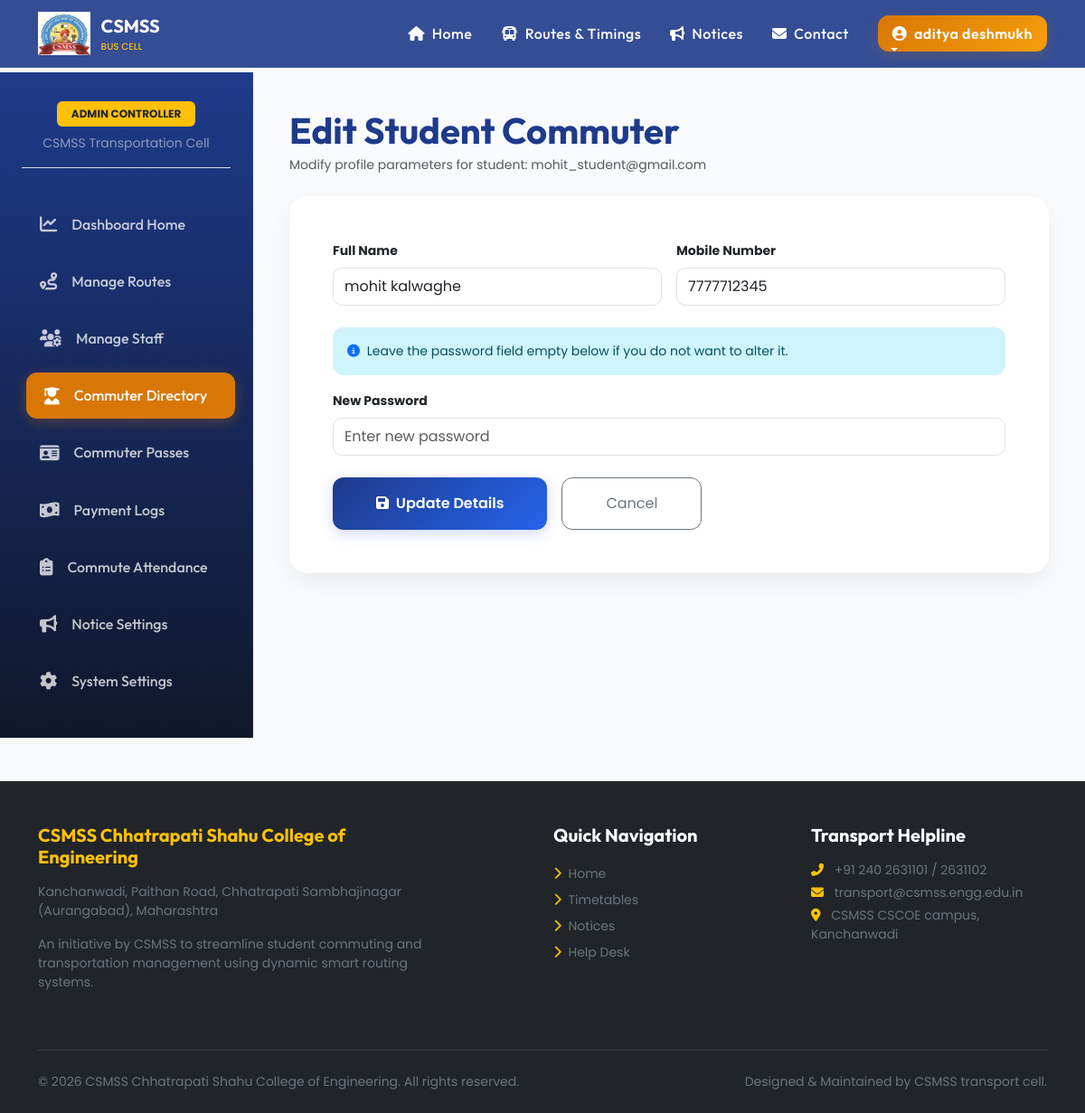
/admin/students/edit/4 (signed in), run on the app's committed database.
### models.py (models this page shows, shortened)
class User(db.Model, UserMixin):
    id = db.Column(db.Integer, primary_key=True)
    name = db.Column(db.String(100), nullable=False)
    email = db.Column(db.String(120), unique=True, nullable=False)
    password_hash = db.Column(db.String(256), nullable=False)
    role = db.Column(db.String(20), nullable=False)  # 'admin', 'staff', 'student'
    phone = db.Column(db.String(15), nullable=True)
    created_at = db.Column(db.DateTime, default=datetime.utcnow)

### app.py (the view, shortened to what this page needs)
@app.route('/admin/students/edit/<int:id>', methods=['GET', 'POST'])
@login_required
@role_required('admin')
def admin_edit_student(id):
    student = User.query.get_or_404(id)
    return render_template('admin/student_edit.html', student=student)

### app.py (called while the page is built, shortened)
@login_manager.user_loader
def load_user(user_id):
    return User.query.get(int(user_id))

def role_required(*roles):
    def decorator(f):
        @wraps(f)
        def decorated_function(*args, **kwargs):
            if not current_user.is_authenticated:
                return redirect(url_for('login'))
            return f(*args, **kwargs)
        return decorated_function
    return decorator

@app.context_processor
def inject_branding():
    return {
        'college_name': 'CSMSS Chhatrapati Shahu College of Engineering',
        'college_address': 'Kanchanwadi, Paithan Road, Chhatrapati Sambhajinagar (Aurangabad), Maharashtra',
        'current_year': datetime.now().year
    }

### templates/admin/student_edit.html (shortened to what this page needs)
{% extends "base.html" %}
{% block content %}
<div class="dashboard-container">
    <div class="sidebar-glass no-print">
        <div class="text-center mb-4 pb-3 border-bottom">
            <span class="badge bg-warning text-dark px-3 py-2 text-uppercase fw-bold">Admin Controller</span>
            <p class="small text-white-50 mt-2 mb-0">CSMSS Transportation Cell</p>
        </div>
        <a href="{{ url_for('admin_dashboard') }}" class="sidebar-link"><i class="fas fa-chart-line"></i> Dashboard Home</a>
        <a href="{{ url_for('admin_routes') }}" class="sidebar-link"><i class="fas fa-route"></i> Manage Routes</a>
        <a href="{{ url_for('admin_staff') }}" class="sidebar-link"><i class="fas fa-users-cog"></i> Manage Staff</a>
        <a href="{{ url_for('admin_students') }}" class="sidebar-link active"><i class="fas fa-user-graduate"></i> Commuter Directory</a>
        <a href="{{ url_for('admin_passes') }}" class="sidebar-link"><i class="fas fa-id-card"></i> Commuter Passes</a>
        <a href="{{ url_for('admin_payments') }}" class="sidebar-link"><i class="fas fa-money-bill-wave"></i> Payment Logs</a>
        <a href="{{ url_for('admin_attendance') }}" class="sidebar-link"><i class="fas fa-clipboard-list"></i> Commute Attendance</a>
        <a href="{{ url_for('admin_notices') }}" class="sidebar-link"><i class="fas fa-bullhorn"></i> Notice Settings</a>
        <a href="{{ url_for('admin_settings') }}" class="sidebar-link"><i class="fas fa-cog"></i> System Settings</a>
    </div>
    <div class="dashboard-content">
        <div class="mb-4">
            <h1 class="fw-bold mb-1" style="font-family:'Outfit';">Edit Student Commuter</h1>
            <p class="text-muted small">Modify profile parameters for student: {{ student.email }}</p>
        </div>
        <div class="card card-premium p-5 border-0">
            <form action="{{ url_for('admin_edit_student', id=student.id) }}" method="POST">
                <div class="row g-3 mb-4">
                    <div class="col-md-6">
                        <label class="form-label small fw-bold">Full Name</label>
                        <input type="text" class="form-control py-2" name="name" value="{{ student.name }}" required style="border-radius:10px;">
                    </div>
                    <div class="col-md-6">
                        <label class="form-label small fw-bold">Mobile Number</label>
                        <input type="tel" class="form-control py-2" name="phone" value="{{ student.phone or '' }}" placeholder="Enter phone" style="border-radius:10px;">
                    </div>
                </div>
                <div class="alert alert-info border-0 p-3 small" style="border-radius: 12px;">
                    <i class="fas fa-info-circle me-1 text-primary"></i> Leave the password field empty below if you do not want to alter it.
                </div>
                <div class="row g-3 mb-4">
                    <div class="col-md-12">
                        <label class="form-label small fw-bold">New Password</label>
                        <input type="password" class="form-control py-2" name="password" placeholder="Enter new password" style="border-radius:10px;">
                    </div>
                </div>
                <div class="d-flex gap-3">
                    <button type="submit" class="btn btn-csmss-primary py-3 px-5"><i class="fas fa-save me-1"></i> Update Details</button>
                    <a href="{{ url_for('admin_students') }}" class="btn btn-outline-secondary py-3 px-5" style="border-radius: 12px;">Cancel</a>
                </div>
            </form>
        </div>
    </div>
</div>
{% endblock %}

### templates/base.html (shortened to what this page needs)
<!DOCTYPE html>
<html lang="en">
<head>
    <link href="https://cdnjs.cloudflare.com/ajax/libs/font-awesome/6.4.0/css/all.min.css" rel="stylesheet">
    <link href="https://cdn.jsdelivr.net/npm/bootstrap@5.3.0/dist/css/bootstrap.min.css" rel="stylesheet">
    <link rel="stylesheet" href="{{ url_for('static', filename='css/style.css') }}">
</head>
<body>
    <nav class="navbar navbar-expand-lg navbar-dark navbar-glass fixed-top no-print">
        <div class="container">
            <a class="navbar-brand d-flex align-items-center" href="{{ url_for('home') }}">
                <img src="{{ url_for('static', filename='images/logo.png') }}" alt="CSMSS Logo">
                <div>
                    <span class="d-block fw-bold fs-5 text-white" style="font-family: 'Outfit';">CSMSS</span>
                    <span class="d-block text-warning" style="font-size: 0.65rem; font-weight: 500;">BUS CELL</span>
                </div>
            </a>
            <div class="collapse navbar-collapse" id="mainNavbar">
                <ul class="navbar-nav ms-auto mb-2 mb-lg-0 align-items-center">
                    <li class="nav-item">
                        <a class="nav-link text-white" href="{{ url_for('home') }}"><i class="fas fa-home me-1"></i> Home</a>
                    </li>
                    <li class="nav-item">
                        <a class="nav-link text-white" href="{{ url_for('schedules') }}"><i class="fas fa-bus me-1"></i> Routes & Timings</a>
                    </li>
                    <li class="nav-item">
                        <a class="nav-link text-white" href="{{ url_for('notices_list') }}"><i class="fas fa-bullhorn me-1"></i> Notices</a>
                    </li>
                    <li class="nav-item">
                        <a class="nav-link text-white" href="{{ url_for('contact') }}"><i class="fas fa-envelope me-1"></i> Contact</a>
                    </li>
                    {% if current_user.is_authenticated %}
                        <li class="nav-item dropdown ms-lg-3">
                            <a class="nav-link dropdown-toggle btn btn-csmss-secondary text-white px-3" href="#" id="userDropdown" role="button" data-bs-toggle="dropdown">
                                <i class="fas fa-user-circle me-1"></i> {{ current_user.name }}
                            </a>
                        </li>
                    {% endif %}
                </ul>
            </div>
        </div>
    </nav>
    <div style="margin-top: 80px;">
        {% block content %}{% endblock %}
    </div>
    <footer class="bg-dark text-light pt-5 pb-4 mt-5 no-print" style="border-top: 5px solid var(--secondary-color);">
        <div class="container">
            <div class="row">
                <div class="col-md-5 mb-4">
                    <h5 class="text-warning fw-bold mb-3">{{ college_name }}</h5>
                    <p class="text-secondary small">{{ college_address }}</p>
                    <p class="small text-secondary mt-3">An initiative by CSMSS to streamline student commuting and transportation management using dynamic smart routing systems.</p>
                </div>
                <div class="col-md-3 mb-4 ms-auto">
                    <h5 class="text-white fw-bold mb-3">Quick Navigation</h5>
                    <ul class="list-unstyled">
                        <li><a href="{{ url_for('home') }}" class="text-secondary text-decoration-none small d-block py-1 hover-link"><i class="fas fa-chevron-right me-1 text-warning"></i> Home</a></li>
                        <li><a href="{{ url_for('schedules') }}" class="text-secondary text-decoration-none small d-block py-1 hover-link"><i class="fas fa-chevron-right me-1 text-warning"></i> Timetables</a></li>
                        <li><a href="{{ url_for('notices_list') }}" class="text-secondary text-decoration-none small d-block py-1 hover-link"><i class="fas fa-chevron-right me-1 text-warning"></i> Notices</a></li>
                        <li><a href="{{ url_for('contact') }}" class="text-secondary text-decoration-none small d-block py-1 hover-link"><i class="fas fa-chevron-right me-1 text-warning"></i> Help Desk</a></li>
                    </ul>
                </div>
                <div class="col-md-3 mb-4">
                    <h5 class="text-white fw-bold mb-3">Transport Helpline</h5>
                    <p class="small text-secondary mb-1"><i class="fas fa-phone-alt text-warning me-2"></i> +91 240 2631101 / 2631102</p>
                    <p class="small text-secondary mb-1"><i class="fas fa-envelope text-warning me-2"></i> transport@csmss.engg.edu.in</p>
                    <p class="small text-secondary mb-1"><i class="fas fa-map-marker-alt text-warning me-2"></i> CSMSS CSCOE campus, Kanchanwadi</p>
                </div>
            </div>
            <hr class="border-secondary mt-4 mb-4">
            <div class="row align-items-center">
                <div class="col-md-6">
                    <p class="small text-secondary mb-0">&copy; {{ current_year }} CSMSS Chhatrapati Shahu College of Engineering. All rights reserved.</p>
                </div>
                <div class="col-md-6 text-md-end">
                    <p class="small text-secondary mb-0">Designed & Maintained by CSMSS transport cell.</p>
                </div>
            </div>
        </div>
    </footer>
</body>
</html>

### static/css/style.css (style rules this page uses)
body { font-family: 'Poppins', sans-serif; background-color: #f8fafc; color: #334155; overflow-x: hidden; scroll-behavior: smooth; }
h1, h2, h3, h4, h5, h6 { font-family: 'Outfit', sans-serif; font-weight: 700; color: #1e3a8a; }
.navbar-glass { background: rgba(30, 58, 138, 0.9); backdrop-filter: blur(10px); -webkit-backdrop-filter: blur(10px); border-bottom: 1px solid rgba(255, 255, 255, 0.1); transition: all 0.3s ease; }
.navbar-brand img { height: 48px; margin-right: 12px; }
.nav-link { font-family: 'Outfit', sans-serif; font-weight: 500; letter-spacing: 0.5px; padding: 0.5rem 1rem !important; position: relative; }
.nav-link::after { content: ''; position: absolute; width: 0; height: 2px; bottom: 0; left: 10px; background-color: #d97706; transition: width 0.3s ease; }
.dashboard-container { display: flex; min-height: 92vh; }
.sidebar-glass { width: 280px; background: linear-gradient(180deg, #1e3a8a 0%, #0f172a 100%); color: #ffffff; padding: 2rem 1.5rem; display: flex; flex-direction: column; gap: 0.75rem; border-right: 1px solid rgba(255, 255, 255, 0.05); }
.sidebar-link { display: flex; align-items: center; gap: 1rem; padding: 0.85rem 1.25rem; border-radius: 12px; color: rgba(255, 255, 255, 0.75); text-decoration: none; font-weight: 500; font-family: 'Outfit', sans-serif; transition: all 0.3s cubic-bezier(0.4, 0, 0.2, 1); }
.sidebar-link i { font-size: 1.2rem; }
.sidebar-link:hover, .sidebar-link.active { background: rgba(255, 255, 255, 0.1); color: #ffffff; transform: translateX(5px); }
.sidebar-link.active { background: #d97706; color: #ffffff; box-shadow: 0 4px 15px rgba(217, 119, 6, 0.3); }
.dashboard-content { flex: 1; padding: 2.5rem; background-color: #f8fafc; }
.card-premium { background: #ffffff; border: none; border-radius: 20px; box-shadow: 0 10px 30px -5px rgba(0, 0, 0, 0.08); transition: all 0.4s cubic-bezier(0.16, 1, 0.3, 1); overflow: hidden; }
.btn-csmss-primary { background: linear-gradient(135deg, #1e3a8a 0%, #2563eb 100%); color: #ffffff; border: none; border-radius: 12px; padding: 0.75rem 1.5rem; font-weight: 600; box-shadow: 0 4px 15px rgba(30, 58, 218, 0.2); transition: all 0.3s ease; }
.btn-csmss-secondary { background: linear-gradient(135deg, #d97706 0%, #f59e0b 100%); color: #ffffff; border: none; border-radius: 12px; padding: 0.75rem 1.5rem; font-weight: 600; box-shadow: 0 4px 15px rgba(217, 119, 6, 0.2); transition: all 0.3s ease; }

### data on the page
User: name "aditya deshmukh"
User: email "mohit_student@gmail.com", name "mohit kalwaghe", phone "7777712345"

### other printed values
{{ college_name }} "CSMSS Chhatrapati Shahu College of Engineering"
{{ college_address }} "Kanchanwadi, Paithan Road, Chhatrapati Sambhajinagar (Aurangabad), Maharashtra"
